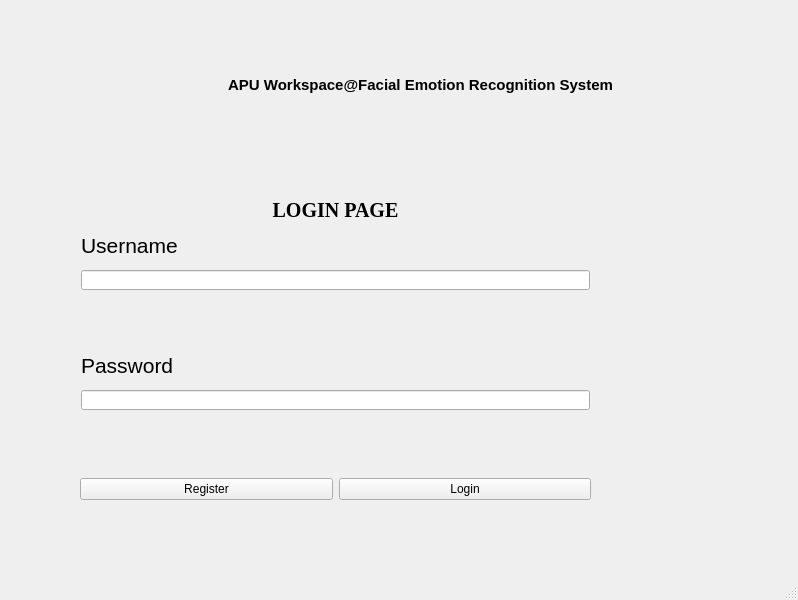
<?xml version="1.0" encoding="UTF-8"?>
<ui version="4.0">
 <class>MainWindow</class>
 <widget class="QMainWindow" name="MainWindow">
  <property name="geometry">
   <rect>
    <x>0</x>
    <y>0</y>
    <width>798</width>
    <height>600</height>
   </rect>
  </property>
  <property name="windowTitle">
   <string>MainWindow</string>
  </property>
  <widget class="QWidget" name="centralwidget">
   <widget class="QWidget" name="loginPageWidget" native="true">
    <property name="geometry">
     <rect>
      <x>41</x>
      <y>160</y>
      <width>591</width>
      <height>381</height>
     </rect>
    </property>
    <widget class="QLineEdit" name="usernameInput">
     <property name="geometry">
      <rect>
       <x>40</x>
       <y>110</y>
       <width>509</width>
       <height>20</height>
      </rect>
     </property>
    </widget>
    <widget class="QLineEdit" name="passwordInput">
     <property name="geometry">
      <rect>
       <x>40</x>
       <y>230</y>
       <width>509</width>
       <height>20</height>
      </rect>
     </property>
     <property name="text">
      <string/>
     </property>
     <property name="echoMode">
      <enum>QLineEdit::Password</enum>
     </property>
    </widget>
    <widget class="QLabel" name="loginPageLabel">
     <property name="geometry">
      <rect>
       <x>40</x>
       <y>17</y>
       <width>509</width>
       <height>67</height>
      </rect>
     </property>
     <property name="font">
      <font>
       <family>Times New Roman</family>
       <pointsize>15</pointsize>
       <weight>75</weight>
       <bold>true</bold>
      </font>
     </property>
     <property name="text">
      <string>LOGIN PAGE</string>
     </property>
     <property name="alignment">
      <set>Qt::AlignCenter</set>
     </property>
    </widget>
    <widget class="QLabel" name="usernameLabel">
     <property name="geometry">
      <rect>
       <x>40</x>
       <y>70</y>
       <width>141</width>
       <height>31</height>
      </rect>
     </property>
     <property name="font">
      <font>
       <pointsize>16</pointsize>
      </font>
     </property>
     <property name="text">
      <string>Username</string>
     </property>
    </widget>
    <widget class="QLabel" name="passwordLabel">
     <property name="geometry">
      <rect>
       <x>40</x>
       <y>190</y>
       <width>141</width>
       <height>31</height>
      </rect>
     </property>
     <property name="font">
      <font>
       <pointsize>16</pointsize>
      </font>
     </property>
     <property name="frameShape">
      <enum>QFrame::NoFrame</enum>
     </property>
     <property name="frameShadow">
      <enum>QFrame::Plain</enum>
     </property>
     <property name="text">
      <string>Password</string>
     </property>
     <property name="alignment">
      <set>Qt::AlignLeading|Qt::AlignLeft|Qt::AlignVCenter</set>
     </property>
    </widget>
    <widget class="QWidget" name="horizontalLayoutWidget">
     <property name="geometry">
      <rect>
       <x>39</x>
       <y>299</y>
       <width>511</width>
       <height>61</height>
      </rect>
     </property>
     <layout class="QHBoxLayout" name="buttonLayout">
      <item>
       <widget class="QPushButton" name="registerButton">
        <property name="text">
         <string>Register</string>
        </property>
       </widget>
      </item>
      <item>
       <widget class="QPushButton" name="loginButton">
        <property name="text">
         <string>Login</string>
        </property>
       </widget>
      </item>
     </layout>
    </widget>
   </widget>
   <widget class="QWidget" name="loginWidget" native="true">
    <property name="geometry">
     <rect>
      <x>40</x>
      <y>20</y>
      <width>651</width>
      <height>131</height>
     </rect>
    </property>
    <widget class="QLabel" name="logoLabel">
     <property name="geometry">
      <rect>
       <x>20</x>
       <y>10</y>
       <width>101</width>
       <height>111</height>
      </rect>
     </property>
     <property name="styleSheet">
      <string notr="true">border-image: url(:/images/Icons/Logo-APU-200.png);
</string>
     </property>
     <property name="text">
      <string/>
     </property>
    </widget>
    <widget class="QLabel" name="titleLabel">
     <property name="geometry">
      <rect>
       <x>130</x>
       <y>20</y>
       <width>501</width>
       <height>91</height>
      </rect>
     </property>
     <property name="font">
      <font>
       <pointsize>11</pointsize>
       <weight>75</weight>
       <bold>true</bold>
      </font>
     </property>
     <property name="text">
      <string>APU Workspace@Facial Emotion Recognition System</string>
     </property>
     <property name="textFormat">
      <enum>Qt::RichText</enum>
     </property>
     <property name="alignment">
      <set>Qt::AlignCenter</set>
     </property>
    </widget>
   </widget>
  </widget>
  <widget class="QStatusBar" name="statusbar"/>
 </widget>
 <resources>
  <include location="res.qrc"/>
 </resources>
 <connections/>
</ui>
